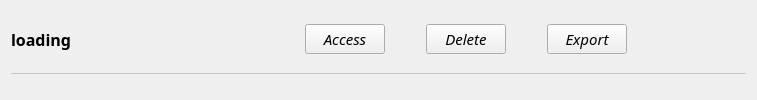
<?xml version="1.0" encoding="UTF-8"?>
<ui version="4.0">
 <class>PasswordListItem</class>
 <widget class="QWidget" name="PasswordListItem">
  <property name="geometry">
   <rect>
    <x>0</x>
    <y>0</y>
    <width>757</width>
    <height>100</height>
   </rect>
  </property>
  <property name="sizePolicy">
   <sizepolicy hsizetype="Preferred" vsizetype="Preferred">
    <horstretch>0</horstretch>
    <verstretch>0</verstretch>
   </sizepolicy>
  </property>
  <property name="minimumSize">
   <size>
    <width>0</width>
    <height>90</height>
   </size>
  </property>
  <property name="maximumSize">
   <size>
    <width>1400</width>
    <height>100</height>
   </size>
  </property>
  <property name="cursor">
   <cursorShape>ArrowCursor</cursorShape>
  </property>
  <property name="windowTitle">
   <string>Form</string>
  </property>
  <property name="toolTipDuration">
   <number>0</number>
  </property>
  <property name="styleSheet">
   <string notr="true"/>
  </property>
  <layout class="QVBoxLayout" name="verticalLayout">
   <item>
    <layout class="QHBoxLayout" name="horizontalLayout">
     <item>
      <widget class="QLabel" name="label">
       <property name="minimumSize">
        <size>
         <width>150</width>
         <height>0</height>
        </size>
       </property>
       <property name="maximumSize">
        <size>
         <width>150</width>
         <height>32</height>
        </size>
       </property>
       <property name="font">
        <font>
         <family>Corbel</family>
         <pointsize>12</pointsize>
         <bold>true</bold>
        </font>
       </property>
       <property name="text">
        <string>loading</string>
       </property>
      </widget>
     </item>
     <item>
      <spacer name="horizontalSpacer_2">
       <property name="orientation">
        <enum>Qt::Horizontal</enum>
       </property>
       <property name="sizeHint" stdset="0">
        <size>
         <width>174</width>
         <height>20</height>
        </size>
       </property>
      </spacer>
     </item>
     <item>
      <widget class="QPushButton" name="Access">
       <property name="font">
        <font>
         <family>Corbel Light</family>
         <pointsize>11</pointsize>
         <italic>true</italic>
        </font>
       </property>
       <property name="text">
        <string>Access</string>
       </property>
      </widget>
     </item>
     <item>
      <spacer name="horizontalSpacer_4">
       <property name="orientation">
        <enum>Qt::Horizontal</enum>
       </property>
       <property name="sizeType">
        <enum>QSizePolicy::Fixed</enum>
       </property>
       <property name="sizeHint" stdset="0">
        <size>
         <width>35</width>
         <height>20</height>
        </size>
       </property>
      </spacer>
     </item>
     <item>
      <widget class="QPushButton" name="Delete">
       <property name="font">
        <font>
         <family>Corbel Light</family>
         <pointsize>11</pointsize>
         <italic>true</italic>
        </font>
       </property>
       <property name="text">
        <string>Delete</string>
       </property>
      </widget>
     </item>
     <item>
      <spacer name="horizontalSpacer_3">
       <property name="orientation">
        <enum>Qt::Horizontal</enum>
       </property>
       <property name="sizeType">
        <enum>QSizePolicy::Fixed</enum>
       </property>
       <property name="sizeHint" stdset="0">
        <size>
         <width>35</width>
         <height>20</height>
        </size>
       </property>
      </spacer>
     </item>
     <item>
      <widget class="QPushButton" name="More">
       <property name="maximumSize">
        <size>
         <width>16777215</width>
         <height>16777215</height>
        </size>
       </property>
       <property name="font">
        <font>
         <family>Corbel Light</family>
         <pointsize>11</pointsize>
         <italic>true</italic>
        </font>
       </property>
       <property name="text">
        <string>Export</string>
       </property>
      </widget>
     </item>
     <item>
      <spacer name="horizontalSpacer">
       <property name="orientation">
        <enum>Qt::Horizontal</enum>
       </property>
       <property name="sizeHint" stdset="0">
        <size>
         <width>155</width>
         <height>20</height>
        </size>
       </property>
      </spacer>
     </item>
    </layout>
   </item>
   <item>
    <widget class="Line" name="line">
     <property name="minimumSize">
      <size>
       <width>0</width>
       <height>1</height>
      </size>
     </property>
     <property name="styleSheet">
      <string notr="true">border-top: 1px solid rgb(197, 197, 197);</string>
     </property>
     <property name="orientation">
      <enum>Qt::Horizontal</enum>
     </property>
    </widget>
   </item>
  </layout>
 </widget>
 <resources/>
 <connections/>
</ui>
